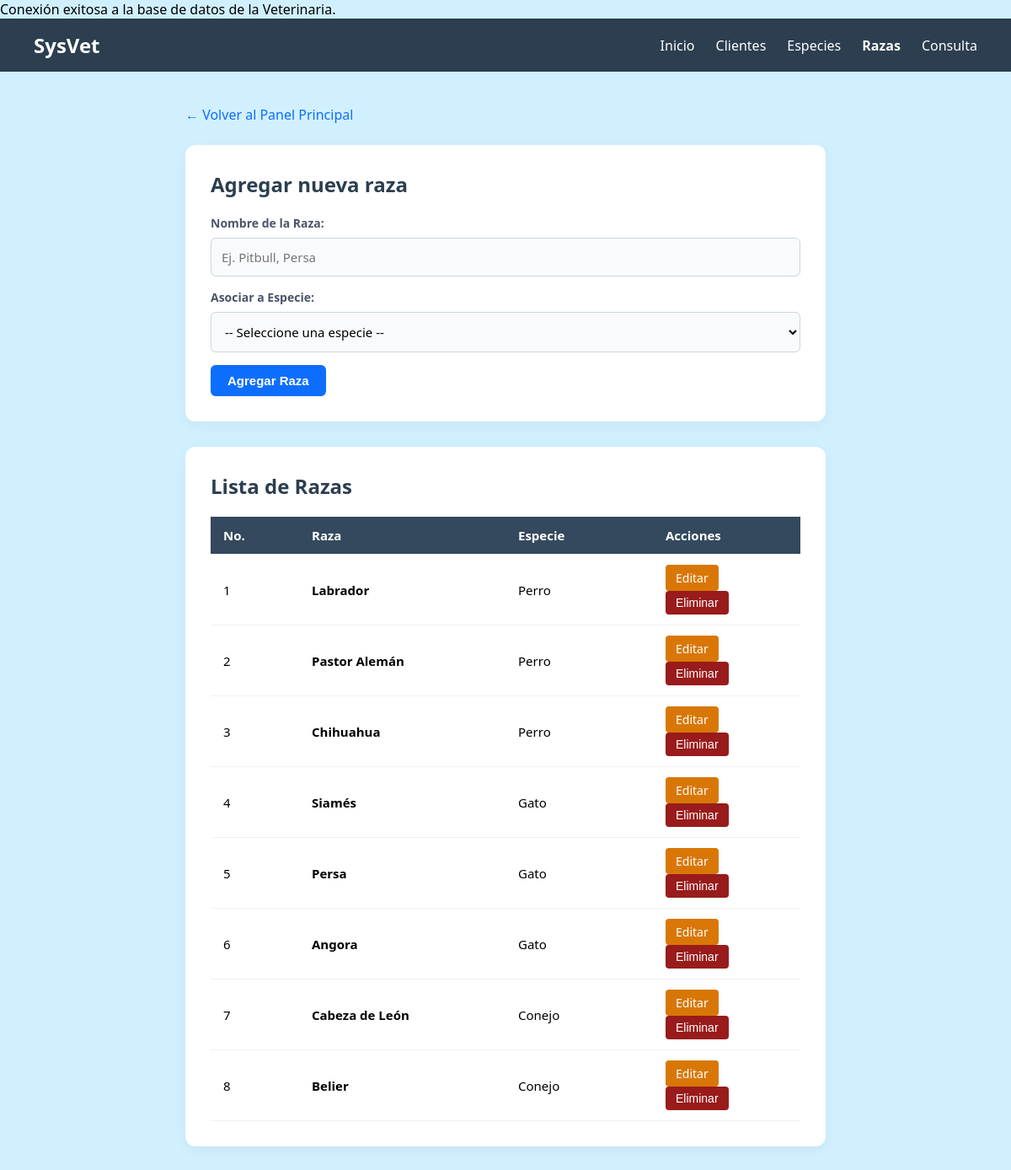
The page /razas.php on the database its author committed.
### tables this page shows
CREATE TABLE RAZA (
    id_raza INT NOT NULL,
    id_especie INT NOT NULL,
    nombre VARCHAR(50) NOT NULL,
    CONSTRAINT PK_RAZA PRIMARY KEY (id_raza),
    CONSTRAINT FK_RAZA_ESPECIE FOREIGN KEY (id_especie) REFERENCES ESPECIE(id_especie)
);

CREATE TABLE ESPECIE (
    id_especie INT NOT NULL,
    nombre VARCHAR(50) NOT NULL,
    CONSTRAINT PK_ESPECIE PRIMARY KEY (id_especie)
);

### razas.php (the view, shortened to what this page needs)
<?php
require_once 'conexion.php';
try {
    $sql = "SELECT R.id_raza, R.nombre AS raza_nombre, E.nombre AS especie_nombre
            FROM RAZA R
            INNER JOIN ESPECIE E ON R.id_especie = E.id_especie
            ORDER BY R.id_raza ASC";
    $stmt = $pdo->query($sql);
    $razas = $stmt->fetchAll();
} catch (\PDOException $e) {
    die("Error al consultar datos: " . $e->getMessage());
}
?>
<!DOCTYPE html>
<html lang="es">
<head>
</head>
<body>
    <nav class="navbar">
        <a href="index.php" class="navbar-brand">SysVet</a>
        <ul class="navbar-menu">
            <li><a href="index.php">Inicio</a></li>
            <li><a href="clientes.php">Clientes</a></li>
            <li><a href="especies.php">Especies</a></li>
            <li><a href="razas.php" style="font-weight: bold;">Razas</a></li>
            <li><a href="consulta.php">Consulta</a></li>
        </ul>
    </nav>
    <div class="container">
        <a href="index.php" class="btn-regresar">← Volver al Panel Principal</a>
        <div class="card-custom">
            <h2 class="card-title">Agregar nueva raza</h2>
            <form action="razas.php" method="POST">
                <label for="nombre">Nombre de la Raza:</label>
                <input type="text" name="nombre" id="nombre" class="form-control" placeholder="Ej. Pitbull, Persa" autocomplete="off" required>
                <label for="id_especie">Asociar a Especie:</label>
                <select name="id_especie" id="id_especie" class="form-control" required>
                    <option value="">-- Seleccione una especie --</option>
                </select>
                <button type="submit" class="btn-agregar">Agregar Raza</button>
            </form>
        </div>
        <div class="card-custom">
            <h2 class="card-title">Lista de Razas</h2>
            <table>
                <thead>
                    <tr>
                        <th style="width: 15%;">No.</th>
                        <th style="width: 35%;">Raza</th>
                        <th style="width: 25%;">Especie</th>
                        <th style="width: 25%;">Acciones</th>
                    </tr>
                </thead>
                <tbody>
                    <?php foreach ($razas as $r): ?>
                        <tr>
                            <td><?php echo htmlspecialchars($r['id_raza']); ?></td>
                            <td><strong><?php echo htmlspecialchars($r['raza_nombre']); ?></strong></td>
                            <td><?php echo htmlspecialchars($r['especie_nombre']); ?></td>
                            <td>
                                <a href="editar_raza.php?id=<?php echo $r['id_raza']; ?>" class="btn-editar">Editar</a>
                                <button type="button" class="btn-eliminar" onclick="confirmarEliminacion(<?php echo $r['id_raza']; ?>)">Eliminar</button>
                            </td>
                        </tr>
                    <?php endforeach; ?>
                </tbody>
            </table>
        </div>
    </div>
</body>
</html>

### razas.php (style rules this page uses)
* { box-sizing: border-box; margin: 0; padding: 0; }
body { background-color: #d1f0ff; font-family: 'Segoe UI', Tahoma, Geneva, Verdana, sans-serif; }
.navbar { background-color: #2c3e50; padding: 15px 40px; display: flex; justify-content: space-between; align-items: center; }
.navbar-brand { color: #ffffff; font-size: 24px; font-weight: bold; text-decoration: none; }
.navbar-menu { display: flex; list-style: none; gap: 25px; }
.navbar-menu a { color: #ffffff; text-decoration: none; font-size: 16px; }
.container { max-width: 800px; margin: 40px auto; padding: 0 20px; }
.btn-regresar { display: inline-block; margin-bottom: 25px; color: #0d6efd; text-decoration: none; font-weight: 500; }
.card-custom { background-color: #ffffff; border-radius: 12px; padding: 30px; margin-bottom: 30px; box-shadow: 0 4px 15px rgba(0, 0, 0, 0.05); }
.card-title { font-size: 24px; font-weight: bold; color: #2c3e50; margin-bottom: 20px; }
label { display: block; font-weight: 600; color: #4a5568; margin-bottom: 8px; font-size: 14px; }
.form-control { width: 100%; padding: 12px; border: 1px solid #cbd5e1; border-radius: 6px; font-size: 15px; background-color: #f8fafc; margin-bottom: 15px; font-family: inherit; }
.btn-agregar { background-color: #0d6efd; color: #ffffff; border: none; padding: 10px 20px; border-radius: 6px; font-size: 15px; font-weight: 600; cursor: pointer; }
table { width: 100%; border-collapse: collapse; text-align: left; }
th, td { padding: 12px 15px; font-size: 15px; vertical-align: middle; }
th { background-color: #34495e; color: #ffffff; font-weight: 600; }
tr { border-bottom: 1px solid #edf2f7; }
.btn-editar { background-color: #d97706; color: #ffffff; text-decoration: none; padding: 6px 12px; border-radius: 4px; font-size: 14px; margin-right: 5px; display: inline-block; font-weight: 500; }
.btn-eliminar { background-color: #991b1b; color: #ffffff; text-decoration: none; padding: 6px 12px; border-radius: 4px; font-size: 14px; display: inline-block; cursor: pointer; border: none; font-weight: 500; }

### rows shown on the page
raza: id_raza "1", nombre "Labrador", id_especie.nombre "Perro"
raza: id_raza "2", nombre "Pastor Alemán", id_especie.nombre "Perro"
raza: id_raza "3", nombre "Chihuahua", id_especie.nombre "Perro"
raza: id_raza "4", nombre "Siamés", id_especie.nombre "Gato"
raza: id_raza "5", nombre "Persa", id_especie.nombre "Gato"
raza: id_raza "6", nombre "Angora", id_especie.nombre "Gato"
raza: id_raza "7", nombre "Cabeza de León", id_especie.nombre "Conejo"
raza: id_raza "8", nombre "Belier", id_especie.nombre "Conejo"
